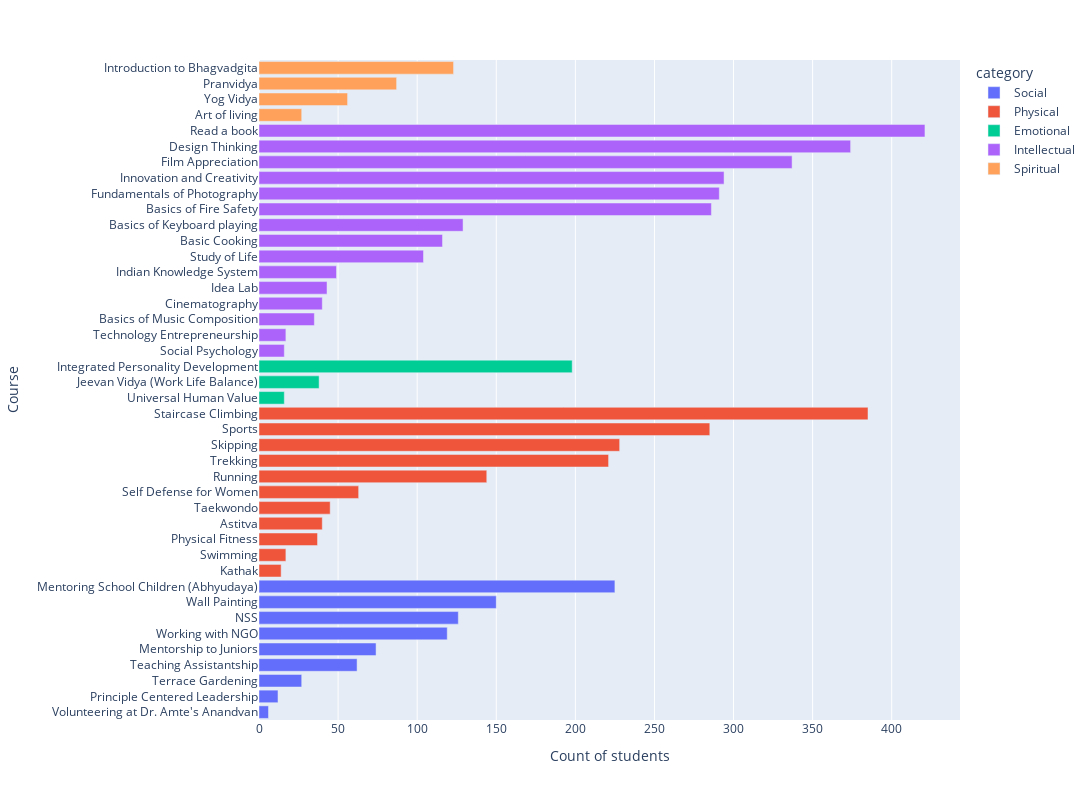

The code cell stored with this chart in its notebook:
### Code cell
x = enrolments.groupby(by="course").size().sort_values(ascending=True)
x.name = "Count of students"
x = pd.merge(
    x, courses, left_index=True, right_on="course_name"
).dropna().sort_values(by="Count of students", ascending=True)
x = x[x['Count of students'] > 0]
x.rename(columns={'course_name': 'Course'}, inplace=True)
fig = px.bar(x, x='Count of students', y='Course', orientation='h', color='category')
fig.update_layout(width=1100, height=800)

### Figure 1 — Plotly figure (JSON) as saved in the notebook; plotly's stock layout.template omitted (floating-point values rounded to 4 significant figures)
{"data": [{"alignmentgroup": "True", "hovertemplate": "category=Social<br>Count of students=%{x}<br>Course=%{y}<extra></extra>", "legendgroup": "Social", "marker": {"color": "#636efa", "pattern": {"shape": ""}}, "name": "Social", "offsetgroup": "Social", "orientation": "h", "showlegend": true, "textposition": "auto", "type": "bar", "x": [6, 12, 27, 62, 74, 119, 126, 150, 225], "xaxis": "x", "y": ["Volunteering at Dr. Amte's Anandvan", "Principle Centered Leadership", "Terrace Gardening", "Teaching Assistantship", "Mentorship to Juniors", "Working with NGO", "NSS", "Wall Painting", "Mentoring School Children (Abhyudaya)"], "yaxis": "y"}, {"alignmentgroup": "True", "hovertemplate": "category=Physical<br>Count of students=%{x}<br>Course=%{y}<extra></extra>", "legendgroup": "Physical", "marker": {"color": "#EF553B", "pattern": {"shape": ""}}, "name": "Physical", "offsetgroup": "Physical", "orientation": "h", "showlegend": true, "textposition": "auto", "type": "bar", "x": [14, 17, 37, 40, 45, 63, 144, 221, 228, 285, 385], "xaxis": "x", "y": ["Kathak", "Swimming", "Physical Fitness", "Astitva", "Taekwondo", "Self Defense for Women", "Running", "Trekking", "Skipping", "Sports", "Staircase Climbing"], "yaxis": "y"}, {"alignmentgroup": "True", "hovertemplate": "category=Emotional<br>Count of students=%{x}<br>Course=%{y}<extra></extra>", "legendgroup": "Emotional", "marker": {"color": "#00cc96", "pattern": {"shape": ""}}, "name": "Emotional", "offsetgroup": "Emotional", "orientation": "h", "showlegend": true, "textposition": "auto", "type": "bar", "x": [16, 38, 198], "xaxis": "x", "y": ["Universal Human Value", "Jeevan Vidya (Work Life Balance)", "Integrated Personality Development"], "yaxis": "y"}, {"alignmentgroup": "True", "hovertemplate": "category=Intellectual<br>Count of students=%{x}<br>Course=%{y}<extra></extra>", "legendgroup": "Intellectual", "marker": {"color": "#ab63fa", "pattern": {"shape": ""}}, "name": "Intellectual", "offsetgroup": "Intellectual", "orientation": "h", "showlegend": true, "textposition": "auto", "type": "bar", "x": [16, 17, 35, 40, 43, 49, 104, 116, 129, 286, 291, 294, 337, 374, 421], "xaxis": "x", "y": ["Social Psychology", "Technology Entrepreneurship", "Basics of Music Composition", "Cinematography", "Idea Lab", "Indian Knowledge System", "Study of Life", "Basic Cooking", "Basics of Keyboard playing", "Basics of Fire Safety", "Fundamentals of Photography", "Innovation and Creativity", "Film Appreciation", "Design Thinking", "Read a book"], "yaxis": "y"}, {"alignmentgroup": "True", "hovertemplate": "category=Spiritual<br>Count of students=%{x}<br>Course=%{y}<extra></extra>", "legendgroup": "Spiritual", "marker": {"color": "#FFA15A", "pattern": {"shape": ""}}, "name": "Spiritual", "offsetgroup": "Spiritual", "orientation": "h", "showlegend": true, "textposition": "auto", "type": "bar", "x": [27, 56, 87, 123], "xaxis": "x", "y": ["Art of living", "Yog Vidya", "Pranvidya", "Introduction to Bhagvadgita"], "yaxis": "y"}], "layout": {"barmode": "relative", "height": 800, "legend": {"title": {"text": "category"}, "tracegroupgap": 0}, "margin": {"t": 60}, "width": 1100, "xaxis": {"anchor": "y", "domain": [0, 1], "title": {"text": "Count of students"}}, "yaxis": {"anchor": "x", "domain": [0, 1], "title": {"text": "Course"}}}}
